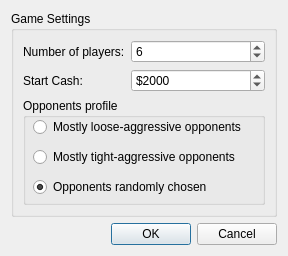
<?xml version="1.0" encoding="UTF-8"?>
<ui version="4.0">
 <class>newGameDialog</class>
 <widget class="QDialog" name="newGameDialog">
  <property name="geometry">
   <rect>
    <x>0</x>
    <y>0</y>
    <width>288</width>
    <height>256</height>
   </rect>
  </property>
  <property name="windowTitle">
   <string>Start game</string>
  </property>
  <layout class="QGridLayout">
   <item row="0" column="0">
    <widget class="QGroupBox" name="groupBox">
     <property name="title">
      <string>Game Settings</string>
     </property>
     <layout class="QGridLayout">
      <item row="0" column="0">
       <widget class="QLabel" name="label">
        <property name="text">
         <string>Number of players:</string>
        </property>
        <property name="buddy">
         <cstring>spinBox_quantityPlayers</cstring>
        </property>
       </widget>
      </item>
      <item row="1" column="0">
       <widget class="QLabel" name="label_2">
        <property name="text">
         <string>Start Cash:</string>
        </property>
        <property name="buddy">
         <cstring>spinBox_startCash</cstring>
        </property>
       </widget>
      </item>
      <item row="0" column="1" colspan="2">
       <widget class="QSpinBox" name="spinBox_quantityPlayers">
        <property name="minimum">
         <number>2</number>
        </property>
        <property name="maximum">
         <number>10</number>
        </property>
        <property name="value">
         <number>6</number>
        </property>
       </widget>
      </item>
      <item row="2" column="0" colspan="3">
       <widget class="QGroupBox" name="groupBox_3">
        <property name="title">
         <string>Opponents profile</string>
        </property>
        <widget class="QRadioButton" name="radioButton_opponentsRandomlyChosen">
         <property name="geometry">
          <rect>
           <x>10</x>
           <y>80</y>
           <width>231</width>
           <height>18</height>
          </rect>
         </property>
         <property name="text">
          <string>Opponents randomly chosen</string>
         </property>
         <property name="checked">
          <bool>true</bool>
         </property>
        </widget>
        <widget class="QRadioButton" name="radioButton_opponentsLooseAggressive">
         <property name="enabled">
          <bool>true</bool>
         </property>
         <property name="geometry">
          <rect>
           <x>10</x>
           <y>20</y>
           <width>241</width>
           <height>18</height>
          </rect>
         </property>
         <property name="text">
          <string>Mostly loose-aggressive opponents</string>
         </property>
         <property name="checked">
          <bool>false</bool>
         </property>
        </widget>
        <widget class="QRadioButton" name="radioButton_opponentsTightAgressive">
         <property name="geometry">
          <rect>
           <x>10</x>
           <y>50</y>
           <width>231</width>
           <height>18</height>
          </rect>
         </property>
         <property name="text">
          <string>Mostly tight-aggressive opponents</string>
         </property>
        </widget>
       </widget>
      </item>
      <item row="1" column="1" colspan="2">
       <widget class="QSpinBox" name="spinBox_startCash">
        <property name="prefix">
         <string>$</string>
        </property>
        <property name="minimum">
         <number>1000</number>
        </property>
        <property name="maximum">
         <number>1000000</number>
        </property>
        <property name="singleStep">
         <number>50</number>
        </property>
        <property name="value">
         <number>2000</number>
        </property>
       </widget>
      </item>
     </layout>
    </widget>
   </item>
   <item row="1" column="0">
    <widget class="QDialogButtonBox" name="buttonBox">
     <property name="orientation">
      <enum>Qt::Horizontal</enum>
     </property>
     <property name="standardButtons">
      <set>QDialogButtonBox::Cancel|QDialogButtonBox::Ok</set>
     </property>
    </widget>
   </item>
  </layout>
 </widget>
 <tabstops>
  <tabstop>spinBox_quantityPlayers</tabstop>
  <tabstop>spinBox_startCash</tabstop>
  <tabstop>buttonBox</tabstop>
 </tabstops>
 <resources/>
 <connections>
  <connection>
   <sender>buttonBox</sender>
   <signal>accepted()</signal>
   <receiver>newGameDialog</receiver>
   <slot>accept()</slot>
   <hints>
    <hint type="sourcelabel">
     <x>248</x>
     <y>254</y>
    </hint>
    <hint type="destinationlabel">
     <x>157</x>
     <y>274</y>
    </hint>
   </hints>
  </connection>
  <connection>
   <sender>buttonBox</sender>
   <signal>rejected()</signal>
   <receiver>newGameDialog</receiver>
   <slot>reject()</slot>
   <hints>
    <hint type="sourcelabel">
     <x>316</x>
     <y>260</y>
    </hint>
    <hint type="destinationlabel">
     <x>286</x>
     <y>274</y>
    </hint>
   </hints>
  </connection>
 </connections>
</ui>
